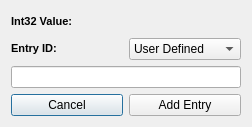
<?xml version="1.0" encoding="UTF-8"?>
<ui version="4.0">
 <class>SettingInjectorInt</class>
 <widget class="QDialog" name="SettingInjectorInt">
  <property name="geometry">
   <rect>
    <x>0</x>
    <y>0</y>
    <width>252</width>
    <height>127</height>
   </rect>
  </property>
  <property name="windowTitle">
   <string>Dialog</string>
  </property>
  <layout class="QVBoxLayout" name="verticalLayout">
   <item>
    <layout class="QGridLayout" name="gridLayout">
     <item row="0" column="0">
      <widget class="QLabel" name="label">
       <property name="text">
        <string>&lt;!DOCTYPE HTML PUBLIC &quot;-//W3C//DTD HTML 4.0//EN&quot; &quot;http://www.w3.org/TR/REC-html40/strict.dtd&quot;&gt;
&lt;html&gt;&lt;head&gt;&lt;meta name=&quot;qrichtext&quot; content=&quot;1&quot; /&gt;&lt;style type=&quot;text/css&quot;&gt;
p, li { white-space: pre-wrap; }
&lt;/style&gt;&lt;/head&gt;&lt;body style=&quot; font-family:'MS Shell Dlg 2'; font-size:8.25pt; font-weight:400; font-style:normal;&quot;&gt;
&lt;p style=&quot; margin-top:0px; margin-bottom:0px; margin-left:0px; margin-right:0px; -qt-block-indent:0; text-indent:0px;&quot;&gt;&lt;span style=&quot; font-weight:600;&quot;&gt;Int32 Value:&lt;/span&gt;&lt;/p&gt;&lt;/body&gt;&lt;/html&gt;</string>
       </property>
      </widget>
     </item>
     <item row="1" column="0">
      <widget class="QLabel" name="label_2">
       <property name="text">
        <string>&lt;!DOCTYPE HTML PUBLIC &quot;-//W3C//DTD HTML 4.0//EN&quot; &quot;http://www.w3.org/TR/REC-html40/strict.dtd&quot;&gt;
&lt;html&gt;&lt;head&gt;&lt;meta name=&quot;qrichtext&quot; content=&quot;1&quot; /&gt;&lt;style type=&quot;text/css&quot;&gt;
p, li { white-space: pre-wrap; }
&lt;/style&gt;&lt;/head&gt;&lt;body style=&quot; font-family:'MS Shell Dlg 2'; font-size:8.25pt; font-weight:400; font-style:normal;&quot;&gt;
&lt;p style=&quot; margin-top:0px; margin-bottom:0px; margin-left:0px; margin-right:0px; -qt-block-indent:0; text-indent:0px;&quot;&gt;&lt;span style=&quot; font-size:8pt; font-weight:600;&quot;&gt;Entry ID:&lt;/span&gt;&lt;/p&gt;&lt;/body&gt;&lt;/html&gt;</string>
       </property>
      </widget>
     </item>
     <item row="1" column="1">
      <widget class="QComboBox" name="comboBox">
       <property name="editable">
        <bool>false</bool>
       </property>
       <item>
        <property name="text">
         <string>User Defined</string>
        </property>
       </item>
      </widget>
     </item>
     <item row="2" column="0" colspan="2">
      <widget class="QLineEdit" name="lineEdit"/>
     </item>
     <item row="3" column="0" colspan="2">
      <layout class="QHBoxLayout" name="horizontalLayout">
       <item>
        <widget class="QPushButton" name="pushButton_2">
         <property name="text">
          <string>Cancel</string>
         </property>
         <property name="icon">
          <iconset resource="images.qrc">
           <normaloff>:/images/cancel.png</normaloff>:/images/cancel.png</iconset>
         </property>
        </widget>
       </item>
       <item>
        <widget class="QPushButton" name="pushButton">
         <property name="text">
          <string>Add Entry</string>
         </property>
         <property name="icon">
          <iconset resource="images.qrc">
           <normaloff>:/images/add.png</normaloff>:/images/add.png</iconset>
         </property>
        </widget>
       </item>
      </layout>
     </item>
    </layout>
   </item>
  </layout>
 </widget>
 <resources>
  <include location="images.qrc"/>
 </resources>
 <connections/>
</ui>
